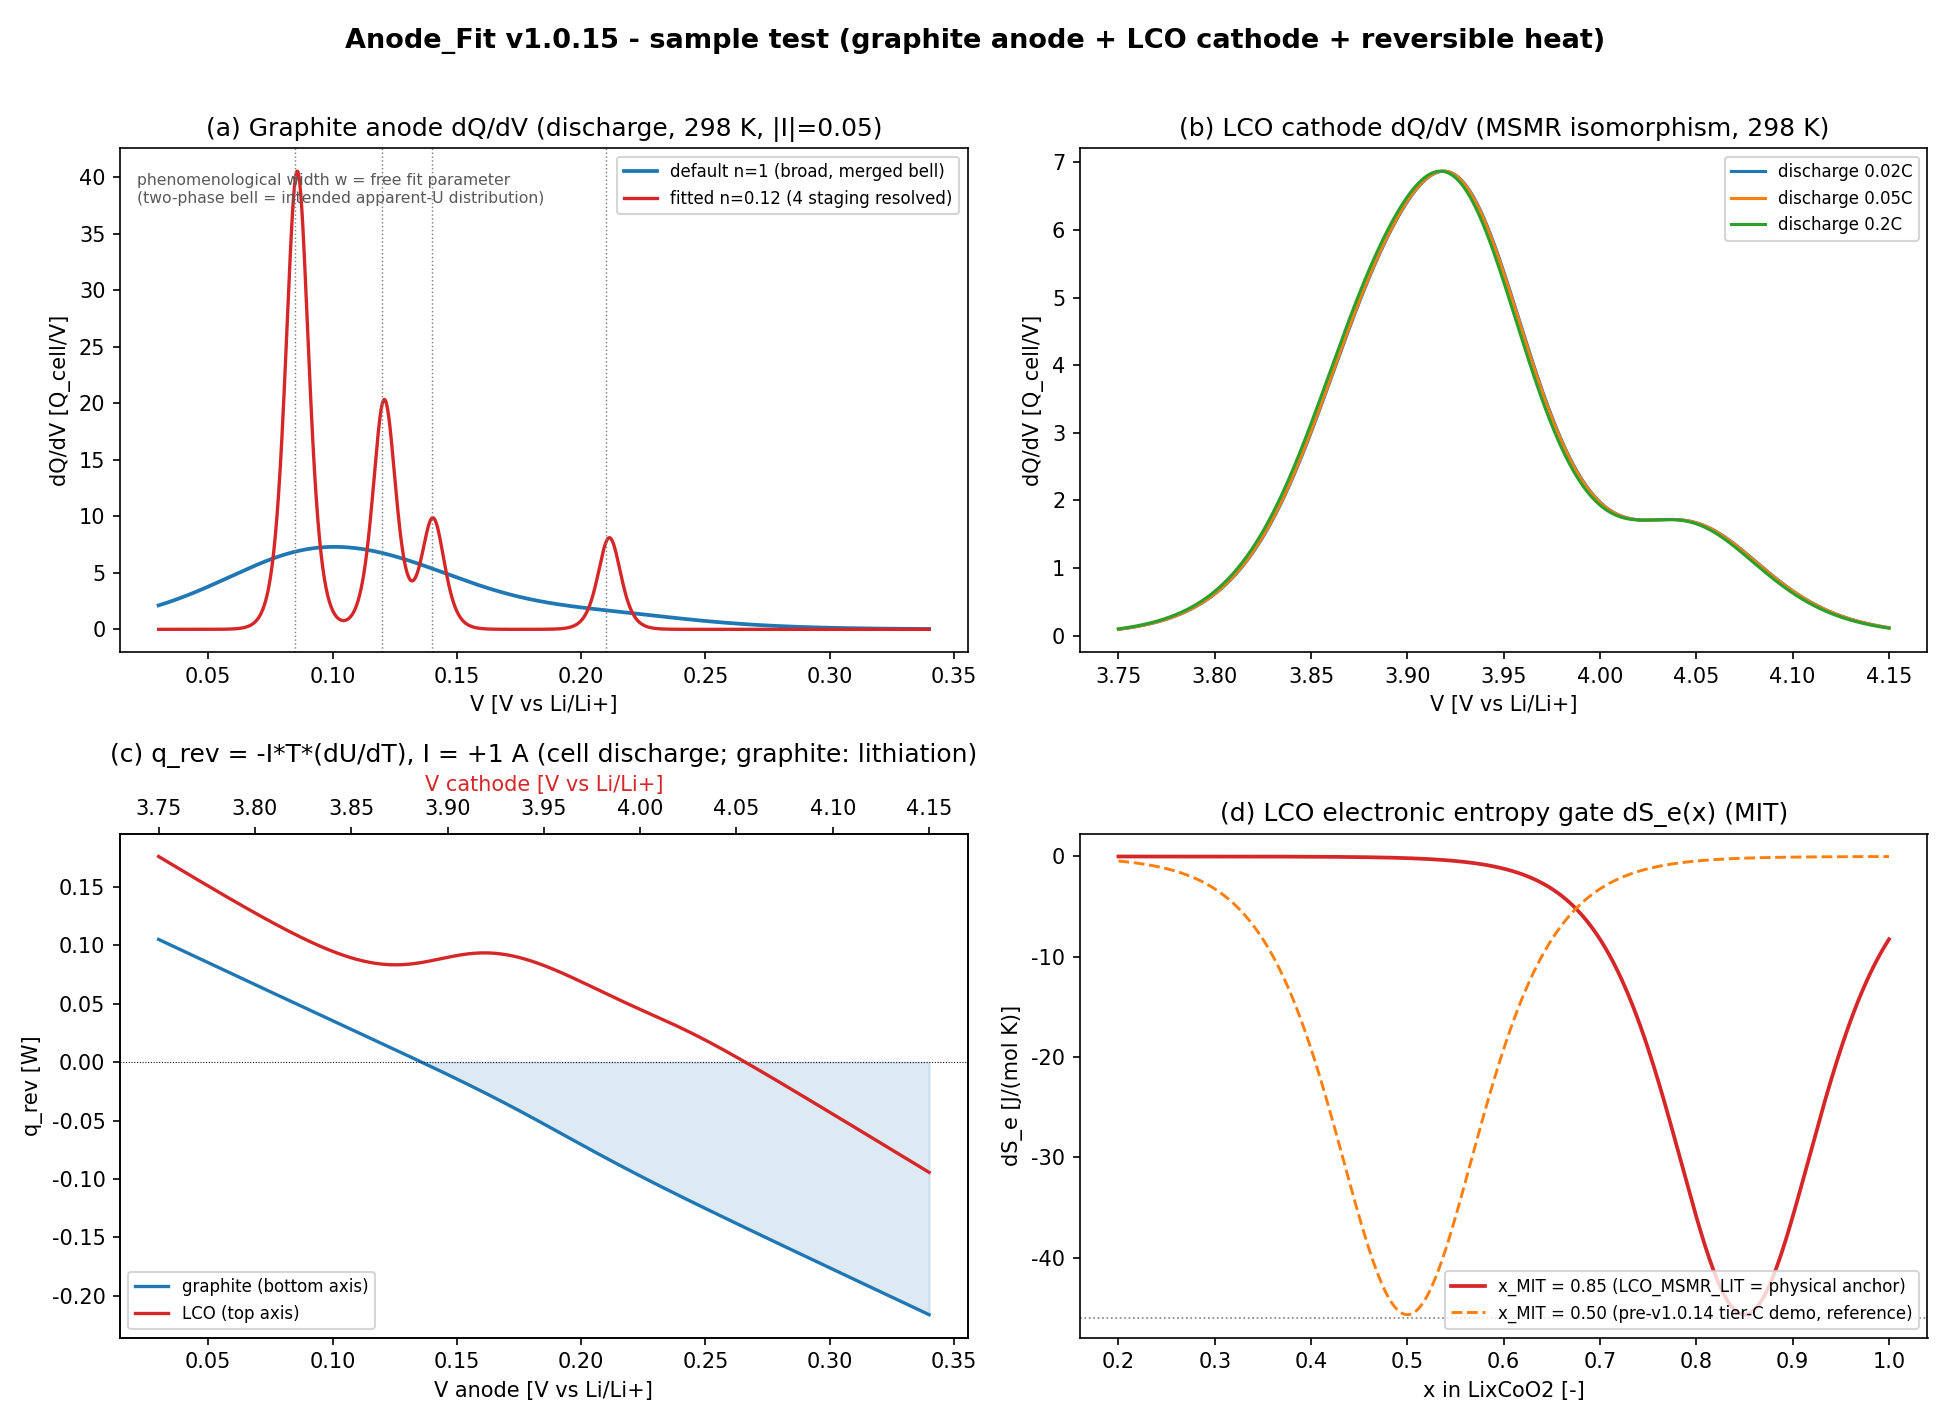

Recreate this plot in Python.
# -*- coding: utf-8 -*-
"""Anode_Fit v1.0.15 -- sample test figure (P4.4; English/ASCII labels only, glyph-safe).

Uses only v1.0.15 functions/classes (no re-implementation):
    GraphiteAnodeDischargeDQDV, LCOCathodeDQDV, func_dSe_molar,
    GRAPHITE_STAGING_LIT, LCO_MSMR_LIT, and the reversible_heat method.
Panels (2x2):
    (a) graphite anode dQ/dV (discharge, 298 K): default n=1 vs fitted n=0.12
    (b) LCO cathode dQ/dV (MSMR isomorphism) at three C-rates
    (c) reversible heat q_rev = -I*T*(dU/dT) for graphite and LCO
    (d) LCO electronic entropy MIT gate dS_e(x)
Output: sample_test_v1015.png (same folder, dpi=150). Deterministic (no RNG).
"""
import sys, importlib.util, copy
try:
    sys.stdout.reconfigure(encoding="utf-8", errors="replace")
except Exception:
    pass
import numpy as np
import matplotlib
matplotlib.use("Agg")
import matplotlib.pyplot as plt
matplotlib.rcParams["font.family"] = "DejaVu Sans"      # ASCII-safe default font
matplotlib.rcParams["axes.unicode_minus"] = False        # avoid minus-glyph issues
matplotlib.rcParams["mathtext.default"] = "regular"

CODE = r"D:\Projects\Project_Anode_Fit\Claude\docs\v1.0.15\Anode_Fit_v1.0.15.py"
OUT = r"D:\Projects\Project_Anode_Fit\Claude\docs\v1.0.15\sample_test_v1015.png"
spec = importlib.util.spec_from_file_location("anodefit", CODE)
m = importlib.util.module_from_spec(spec); spec.loader.exec_module(m)

# ---- instantiate v1.0.15 classes (representative parameters) ----
gr = m.GraphiteAnodeDischargeDQDV(m.GRAPHITE_STAGING_LIT, x=0.5, Rn=0.01, Cbg=0.0)
lco = m.LCOCathodeDQDV(m.LCO_MSMR_LIT, x=0.5, Rn=0.01, Cbg=0.0)

# fitted graphite: narrow the phenomenological width (n per transition)
# so the 4 staging transitions separate ('n' takes precedence over 'w' fallback)
fit_staging = copy.deepcopy(m.GRAPHITE_STAGING_LIT)
for tr in fit_staging:
    tr["n"] = 0.12                       # phenomenological free fit width (model unchanged)
gr_fit = m.GraphiteAnodeDischargeDQDV(fit_staging, x=0.5, Rn=0.01, Cbg=0.0)

Vg = np.linspace(0.03, 0.34, 1400)       # graphite anode window [V vs Li/Li+]
Vc = np.linspace(3.75, 4.15, 1200)       # LCO cathode window [V vs Li/Li+]

fig, ax = plt.subplots(2, 2, figsize=(13, 9.5))
fig.suptitle("Anode_Fit v1.0.15 - sample test (graphite anode + LCO cathode + reversible heat)",
             fontsize=13, fontweight="bold")

# (a) graphite dQ/dV: default (n=1, merged bell) vs fitted (n=0.12, 4 staging separated)
yg_def = np.asarray(gr.dqdv(Vg, T=298.15, I_abs=0.05, Q_cell=1.0, s=+1))
yg_fit = np.asarray(gr_fit.dqdv(Vg, T=298.15, I_abs=0.05, Q_cell=1.0, s=+1))
ax[0, 0].plot(Vg, yg_def, "C0", lw=1.8, label="default n=1 (broad, merged bell)")
ax[0, 0].plot(Vg, yg_fit, "C3", lw=1.6, label="fitted n=0.12 (4 staging resolved)")
for U in (0.210, 0.140, 0.120, 0.085):
    ax[0, 0].axvline(U, color="gray", ls=":", lw=0.7)
ax[0, 0].set_title("(a) Graphite anode dQ/dV (discharge, 298 K, |I|=0.05)")
ax[0, 0].set_xlabel("V [V vs Li/Li+]")
ax[0, 0].set_ylabel("dQ/dV [Q_cell/V]")
ax[0, 0].legend(fontsize=8, loc="upper right")
ax[0, 0].text(0.02, 0.95, "phenomenological width w = free fit parameter\n"
              "(two-phase bell = intended apparent-U distribution)",
              transform=ax[0, 0].transAxes, fontsize=7.5, va="top", color="0.35")

# (b) LCO cathode dQ/dV (MSMR isomorphism) at three C-rates via curve() facade
for c_rate, lab in [(0.02, "0.02C"), (0.05, "0.05C"), (0.2, "0.2C")]:
    ax[0, 1].plot(Vc, lco.curve(Vc, direction="discharge", c_rate=c_rate,
                                Q_cell=1.0, T=298.15),
                  lw=1.5, label="discharge " + lab)
ax[0, 1].set_title("(b) LCO cathode dQ/dV (MSMR isomorphism, 298 K)")
ax[0, 1].set_xlabel("V [V vs Li/Li+]")
ax[0, 1].set_ylabel("dQ/dV [Q_cell/V]")
ax[0, 1].legend(fontsize=8)

# (c) reversible heat q_rev = -I*T*(dU/dT) (T applied once), I = 1 A
qg = np.asarray(gr.reversible_heat(Vg, T=298.15, I=1.0))
ql = np.asarray(lco.reversible_heat(Vc, T=298.15, I=1.0))
ax[1, 0].plot(Vg, qg, "C0", lw=1.6, label="graphite (bottom axis)")
axb = ax[1, 0].twiny()
axb.plot(Vc, ql, "C3", lw=1.6)
axb.set_xlabel("V cathode [V vs Li/Li+]", color="C3")
ax[1, 0].plot([], [], "C3", lw=1.6, label="LCO (top axis)")
ax[1, 0].axhline(0, color="k", lw=0.5, ls=":")
ax[1, 0].fill_between(Vg, qg, 0, where=(qg < 0), color="C0", alpha=0.15)
ax[1, 0].set_title("(c) q_rev = -I*T*(dU/dT), I = +1 A (cell discharge; graphite: lithiation)")
ax[1, 0].set_xlabel("V anode [V vs Li/Li+]")
ax[1, 0].set_ylabel("q_rev [W]")
ax[1, 0].legend(fontsize=8, loc="lower left")

# (d) electronic entropy MIT gate dS_e(x) -- func_dSe_molar
xx = np.linspace(0.2, 1.0, 400)
x_mit_demo = float(m.LCO_MSMR_LIT[0]["x_MIT"])  # v1.0.14 loop B: T1 realigned to physical anchor 0.85
ax[1, 1].plot(xx, m.func_dSe_molar(xx, 298.15, 13.0, x_mit_demo, 0.05), "C3", lw=1.8,
              label=f"x_MIT = {x_mit_demo:.2f} (LCO_MSMR_LIT = physical anchor)")
ax[1, 1].plot(xx, m.func_dSe_molar(xx, 298.15, 13.0, 0.50, 0.05), "C1", lw=1.4, ls="--",
              label="x_MIT = 0.50 (pre-v1.0.14 tier-C demo, reference)")
ax[1, 1].axhline(-46, color="gray", ls=":", lw=0.8)
ax[1, 1].set_title("(d) LCO electronic entropy gate dS_e(x) (MIT)")
ax[1, 1].set_xlabel("x in LixCoO2 [-]")
ax[1, 1].set_ylabel("dS_e [J/(mol K)]")
ax[1, 1].legend(fontsize=8, loc="lower right")

plt.tight_layout(rect=(0, 0, 1, 0.97))
plt.savefig(OUT, dpi=150)

# ---- console verification (report only; no physics assertion) ----
def n_peaks(y):
    return int(sum(1 for i in range(1, len(y) - 1)
                   if y[i] > y[i - 1] and y[i] >= y[i + 1] and y[i] > 0.3))

def finite(y):
    return bool(np.all(np.isfinite(y)))

print(f"saved: {OUT}")
print(f"(a) graphite finite={finite(yg_def) and finite(yg_fit)} | "
      f"local maxima: default n=1 -> {n_peaks(yg_def)} | fitted n=0.12 -> {n_peaks(yg_fit)}")
yl_02 = np.asarray(lco.curve(Vc, direction="discharge", c_rate=0.2, Q_cell=1.0, T=298.15))
print(f"(b) LCO 0.2C finite={finite(yl_02)} | max dQ/dV={yl_02.max():.3f} "
      f"@V={Vc[int(np.argmax(yl_02))]:.3f}")
print(f"(c) q_rev finite={finite(qg) and finite(ql)} | "
      f"graphite [{qg.min():.3f},{qg.max():.3f}] W | LCO [{ql.min():.3f},{ql.max():.3f}] W")
print(f"(d) dS_e gate depth @x_MIT: "
      f"{float(m.func_dSe_molar(0.85, 298.15, 13.0, 0.85, 0.05)):.2f} J/(mol K) (target ~ -46)")
print("=== SAMPLE TEST v1.0.15 DONE ===")
